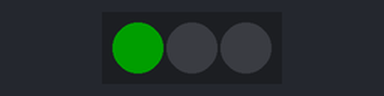
The program below on a simulated ESP32. On the bench: 3 RGB LEDs in strip order, left to right. Dim RGB values are drawn brighter than linear; colours are those a GRB WS2812 strip shows for the declared byte order.

Above: at 0.2 s.
At 0.7 s:
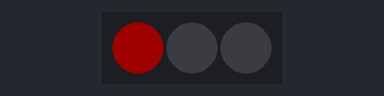
At 2.7 s:
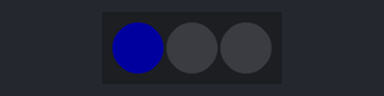
Timing chart, 0 to 3.5 s (numbered marks = the images above):
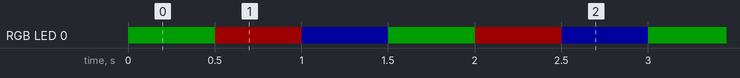

The program:

main.cpp
```cpp
/*
 * This will test the single RGB LED on the ESP-LED PCB.
 * This code was tested in the arduino enviroment, on a ESP32 DevKitC-V4,
 * with the "MH ET LIVE ESP32DevKit" board selected in the arduino IDE.
 */

#include <FastLED.h>

#define DATA_PIN     23
#define NUM_LEDS    3
#define LED_TYPE    WS2812B
CRGB leds[NUM_LEDS];


void setup() {
  FastLED.addLeds<WS2812B, DATA_PIN>(leds, NUM_LEDS);
}


void loop() {
  int delay_time = 500;
  int brightness = 30;

  leds[0] = CRGB(brightness, 0, 0);
  FastLED.show();
  delay(delay_time);

  leds[0] = CRGB(0, brightness, 0);
  FastLED.show();
  delay(delay_time);

  leds[0] = CRGB(0, 0, brightness);
  FastLED.show();
  delay(delay_time);
}
```

Measured:
- by itself, RGB LED 0: repeats every 1.5 s: RGB(30, 0, 0) 0.50 s, RGB(0, 0, 30) 0.50 s, RGB(0, 30, 0) 0.50 s
- by itself, everything shown: repeats every 1.5 s, in 3 steps
